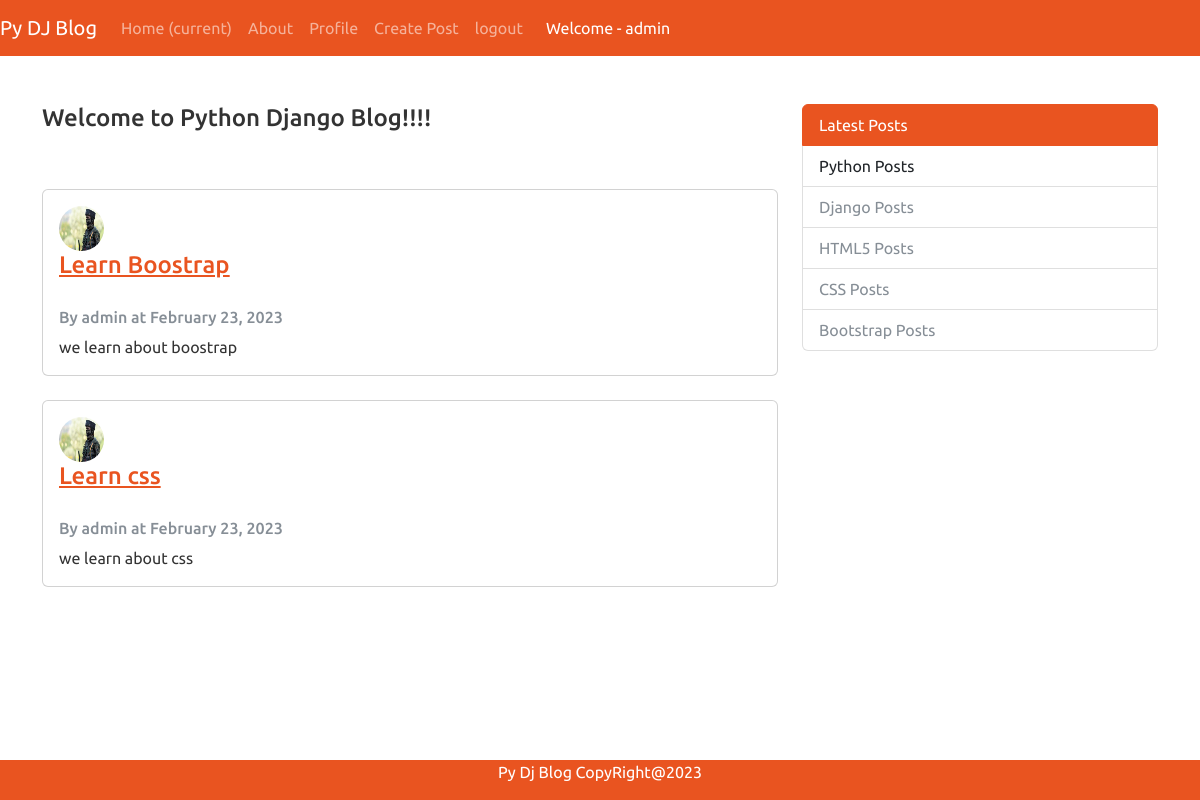
The app's page / (signed in) with its own data.
### blog/models.py (models this page shows, shortened)
class Post(models.Model):
    title = models.CharField(max_length=100)
    content = models.TextField()
    date_posted = models.DateTimeField(default=timezone.now)  # possible values - auto_now = True , auto_now_add = True, default
    author = models.ForeignKey(User,on_delete = models.CASCADE)

### users/models.py (models this page shows, shortened)
class Profile(models.Model):
    user = models.OneToOneField(User, on_delete=models.CASCADE)
    image = models.ImageField(default='profile_pics/default.jpg', upload_to='profile_pics')

### blog/views.py (the view)
# urls.py: path('',PostListView.as_view(),name="home"),
class PostListView(ListView):
    model=Post
    template_name="home.html"
    context_object_name='posts'
    ordering=['-date_posted']

### blog/templates/home.html (shortened to what this page needs)
{% extends 'base.html'%}
{% block content%}
<h4>Welcome to Python Django Blog!!!!</h4>
<br />
<br />
{% for p in posts %}
<div class="card">
    <div class="card-body">
        <div class="row">
        <div class="col-md-1">
            <img class="rounded-circle" style="width: 45px;height:45px" src="{{ p.author.profile.image.url }}">
            </div>
            <div class="col-md-16">
                <h4><a class="card-title" href="#">{{p.title}}</a></h4>
            </div>
        </div>
        <br>
        <h6 class="card-subtitle mb-2 text-muted">By {{p.author}} at {{p.date_posted |date:"F d, Y"}} <br />
        </h6>
        <p class="card-text" style="width: 550px;">{{p.content}}</p>
    </div>
</div>
<br />
{% endfor %}
{% endblock %}

### templates/base.html (shortened to what this page needs)
{% load static %}
<!DOCTYPE html>
<html lang="en">
<head>
    <link rel="stylesheet" type="text/css" href="{% static 'assets/css/bootstrap.min.css'%}">
    <link rel="stylesheet" type="text/css" href="{% static 'assets/css/custom.css'%}">
</head>
<body>
    <nav class="navbar navbar-expand-lg navbar-dark bg-primary">
        <a class="navbar-brand" href="#">Py DJ Blog</a>
        <div class="collapse navbar-collapse" id="navbarColor01">
            <ul class="navbar-nav mr-auto">
                <li class="nav-item active">
                    <a class="nav-link" href="{% url 'home' %}">Home <span class="sr-only">(current)</span></a>
                </li>
                <li class="nav-item">
                    <a class="nav-link" href="#">About</a>
                </li>
                {% if user.is_authenticated %}
                <li class="nav-item">
                    <a class="nav-link" href="{% url 'profile' %}">Profile</a>
                </li>
                <li>
                    <a class="nav-link" href="{% url 'post-create'%}">Create Post</a>
                </li>
                <li class="nav-item">
                    <a class="nav-link" href="{% url 'logout' %}">logout</a>
                </li>
               <li>
                    <label style="width:250px;color: white;margin-top: 8px;margin-left: 15px;">Welcome -
                        {{user.username}}</label>
                </li>
                {% endif %}
            </ul>
        </div>
    </nav>
    <br />
    <br />
    <div class="container">
        <div class="row">
            <div class="col-sm-8">
                {% block content %}
                {% endblock %}
            </div>
            <div class="col-sm-4">
                <div class="list-group">
                    <a href="#" class="list-group-item list-group-item-action active">
                        Latest Posts
                    </a>
                    <a href="#" class="list-group-item list-group-item-action">
                        Python Posts
                    </a>
                    <a href="#" class="list-group-item list-group-item-action disabled">
                        Django Posts
                    </a>
                    <a href="#" class="list-group-item list-group-item-action disabled">
                        HTML5 Posts
                    </a>
                    <a href="#" class="list-group-item list-group-item-action disabled">
                        CSS Posts
                    </a>
                    <a href="#" class="list-group-item list-group-item-action disabled">
                        Bootstrap Posts
                    </a>
                </div>
            </div>
        </div>
    </div>
    <div class="footer">
        <p>Py Dj Blog CopyRight@2023</p>
    </div>
</body>
</html>

### static/assets/css/custom.css (style rules this page uses)
.footer { position: fixed; left: 0; bottom: 0; width: 100%; background-color:#e95420; color: white; text-align: center; }

### records on screen
Post: author.profile.image (placeholder picture), title "Learn Boostrap", author "admin", date_posted "February 23, 2023", content "we learn about boostrap"
Post: author.profile.image (placeholder picture), title "Learn css", author "admin", date_posted "February 23, 2023", content "we learn about css"

### other values on screen
{{ user.username }} "admin"
